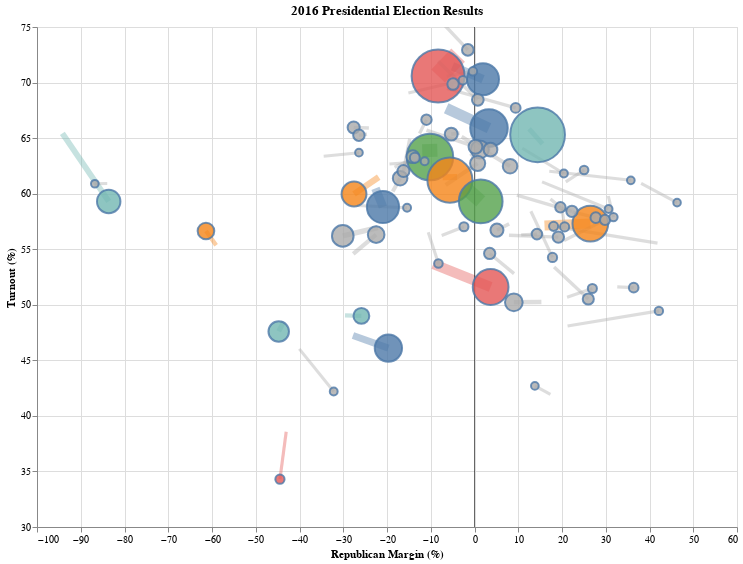

The notebook cell saved with this chart:
### Markdown cell above
# Visualize

### Code cell
#colors = ['blue', 'orange', 'red', 'lightblue', 'grey', 'green'] #range=colors
colors = ['rgb(76, 120, 168)', 'rgb(245, 133, 24)', 'rgb(228, 87, 86)',
    'rgb(114, 183, 178)', 'rgb(84, 162, 75)','#aaa']  #rgb(186, 176, 172) #666
scheme = 'tableau20' #tableau20 'dark2'  scheme = 'category20' category10

plot_df = stvis_df.copy()
plot_df['dem_margin'] = plot_df['dem_margin']*100
plot_df['rep_margin'] = -1*plot_df['dem_margin'] #Flip to R-margin
#plot_df['category'] = plot_df['category'].replace('gender', 'sex') #Technically sex, not gender. Done above
plot_df['turnout'] = plot_df['turnout']*100
plot_df = plot_df.round(2)

# Using dem_margin
# lines = alt.Chart(plot_df).mark_line().encode(
#     x=alt.X('dem_margin'),
#     y=alt.Y('turnout'),
#     detail='group',
#     #color='category',
#     color=alt.Color('category', scale=alt.Scale(range=colors), legend=None),
#     #color=alt.Color('category', scale=alt.Scale(scheme=scheme)),  
#     opacity=alt.value(0.4),
#     strokeWidth=alt.StrokeWidth('num:Q',
#         legend=None,
#         scale=alt.Scale(
#             #domain=[0,100000000],
#             range=[3, 20]
#         )
#     )
# ) #.interactive()

# circles = alt.Chart(plot_df[plot_df.year == 2016]).mark_point().encode(
#     x=alt.X('dem_margin', scale=alt.Scale(domain=[-50, 95]), title='Democratic Margin (%)'),  
#     y=alt.Y('turnout', scale=alt.Scale(zero=False, domain=[30, 75]), title='Turnout (%)'),
#     size= alt.Size('num:Q', scale=alt.Scale(range=[50,3000]), legend=None),  #[50,2000] [25,3000] , legend=None
#     tooltip=[alt.Tooltip('group:N'), alt.Tooltip('dem_margin:Q'),
#         alt.Tooltip('turnout:Q'), alt.Tooltip('num:Q', format=',.0f')],  # format='.1%' .0f
#     opacity=alt.value(0.8), #0.75
#     #fill=alt.Color('dem_margin', scale=alt.Scale(domain=[-0.5,0.5], range=['red','purple','blue']))
#     fill=alt.Color('category', scale=alt.Scale(range=colors)),
#     #fill=alt.Color('category', scale=alt.Scale(scheme=scheme)),
#     #fill=alt.Color('category'),
#     order=alt.Order("num:Q", sort="descending")   
# )

# Using rep_margin, makes more sense because rightward shift = move to the right politically
lines = alt.Chart(plot_df).mark_line().encode(
    x=alt.X('rep_margin'),
    y=alt.Y('turnout'),
    detail='group',
    #color='category',
    color=alt.Color('category', scale=alt.Scale(range=colors), legend=None),
    #color=alt.Color('category', scale=alt.Scale(scheme=scheme)),  
    opacity=alt.value(0.4),
    strokeWidth=alt.StrokeWidth('num:Q',
        legend=None,
        scale=alt.Scale(
            #domain=[0,100000000],
            range=[3, 20]
        )
    )
) #.interactive()

circles = alt.Chart(plot_df[plot_df.year == 2016]).mark_point().encode(
    x=alt.X('rep_margin', scale=alt.Scale(domain=[-95, 50]), title='Republican Margin (%)'),  
    y=alt.Y('turnout', scale=alt.Scale(zero=False, domain=[30, 75]), title='Turnout (%)'),
    size= alt.Size('num:Q', scale=alt.Scale(range=[50,3000]), legend=None),  #[50,2000] [25,3000] , legend=None
    tooltip=[alt.Tooltip('group:N'), alt.Tooltip('rep_margin:Q'),
        alt.Tooltip('turnout:Q'), alt.Tooltip('num:Q', format=',.0f')],  # format='.1%' .0f
    opacity=alt.value(0.8), #0.75
    #fill=alt.Color('dem_margin', scale=alt.Scale(domain=[-0.5,0.5], range=['red','purple','blue']))
    fill=alt.Color('category', scale=alt.Scale(range=colors)),
    #fill=alt.Color('category', scale=alt.Scale(scheme=scheme)),
    #fill=alt.Color('category'),
    order=alt.Order("num:Q", sort="descending")   
)


#https://github.com/altair-viz/altair/issues/1124
zero_axis = pd.DataFrame({'x': [0],'y': [0]}) #
x = alt.Chart(zero_axis).mark_rule().encode(x=alt.X('x:Q'), opacity=alt.value(0.6))
y = alt.Chart(zero_axis).mark_rule().encode(y='y:Q', opacity=alt.value(0.6))

#https://altair-viz.github.io/gallery/bar_chart_with_mean_line.html
# text = circles.mark_text(
# #     align='bottom',
# #     baseline='middle'
# #     dx=3  # Nudges text to right so it doesn't appear on top of the bar
# ).encode(
#     text=alt.Text('group:N'), #, format=".3"
#     size=alt.value(12),
#     fill=alt.value('black')
# )


chart = alt.layer(lines, x, y, circles).properties(
    title='2016 Presidential Election Results',
    background='#fff',
    width=700,
    height=500,
).interactive()


#Output chart
chart.save('onevis.html')

chart
# Think about using mart_trail to make shooting stars?
# https://altair-viz.github.io/gallery/trail_marker.html
# Think about color coding by group too, because you don't need to color by margin -- it's already in the plot!
#Maybe the best visualization is a table??
#So have color coded table with Turnout, Margin, changes in both, and then sort by group size,
#from largest to smallest. So it would start with sex, 
# Or maybe have a "consequence" column that is the total changes in votes +- for that group, and sort by absolute
# value.

#The male/female numbers are correct, at least the turnout.  And it's mathematically impossible
#to have all turnouts for a category beneath all turnouts for another category.  It HAS to be made up 
#somewhere, or at least asymptotically equal to it. 
#So the problem seems to be the county data aggregation I did.

### Figure 1 — Vega-Lite specification as saved in the notebook (floating-point values rounded to 4 significant figures; data arrays with more than 128 entries replaced by an {"elided": "..."} marker saying what was removed)
{"config": {"view": {"continuousWidth": 400, "continuousHeight": 300}}, "layer": [{"data": {"name": "data-73ececd124a914c9ccbc73fb2f6f70a8"}, "mark": "line", "encoding": {"color": {"type": "nominal", "field": "category", "legend": null, "scale": {"range": ["rgb(76, 120, 168)", "rgb(245, 133, 24)", "rgb(228, 87, 86)", "rgb(114, 183, 178)", "rgb(84, 162, 75)", "#aaa"]}}, "detail": {"type": "nominal", "field": "group"}, "opacity": {"value": 0.4}, "strokeWidth": {"type": "quantitative", "field": "num", "legend": null, "scale": {"range": [3, 20]}}, "x": {"type": "quantitative", "field": "rep_margin"}, "y": {"type": "quantitative", "field": "turnout"}}, "selection": {"selector001": {"type": "interval", "bind": "scales", "encodings": ["x", "y"]}}}, {"data": {"name": "data-632f61fef1e2fccc41daf02461a934b2"}, "mark": "rule", "encoding": {"opacity": {"value": 0.6}, "x": {"type": "quantitative", "field": "x"}}}, {"data": {"name": "data-632f61fef1e2fccc41daf02461a934b2"}, "mark": "rule", "encoding": {"opacity": {"value": 0.6}, "y": {"type": "quantitative", "field": "y"}}}, {"data": {"name": "data-c2e44d1b1b61dcc78c376c59ded56765"}, "mark": "point", "encoding": {"fill": {"type": "nominal", "field": "category", "scale": {"range": ["rgb(76, 120, 168)", "rgb(245, 133, 24)", "rgb(228, 87, 86)", "rgb(114, 183, 178)", "rgb(84, 162, 75)", "#aaa"]}}, "opacity": {"value": 0.8}, "order": {"type": "quantitative", "field": "num", "sort": "descending"}, "size": {"type": "quantitative", "field": "num", "legend": null, "scale": {"range": [50, 3000]}}, "tooltip": [{"type": "nominal", "field": "group"}, {"type": "quantitative", "field": "rep_margin"}, {"type": "quantitative", "field": "turnout"}, {"type": "quantitative", "field": "num", "format": ",.0f"}], "x": {"type": "quantitative", "field": "rep_margin", "scale": {"domain": [-95, 50]}, "title": "Republican Margin (%)"}, "y": {"type": "quantitative", "field": "turnout", "scale": {"domain": [30, 75], "zero": false}, "title": "Turnout (%)"}}}], "background": "#fff", "height": 500, "title": "2016 Presidential Election Results", "width": 700, "$schema": "https://vega.github.io/schema/vega-lite/v4.8.1.json", "datasets": {"data-73ececd124a914c9ccbc73fb2f6f70a8": {"elided": "136 records"}, "data-632f61fef1e2fccc41daf02461a934b2": [{"x": 0, "y": 0}], "data-c2e44d1b1b61dcc78c376c59ded56765": [{"category": "state", "group": "AK", "dem_margin": -13.8, "turnout": 42.7, "year": 2016, "num": 325700.0, "rep_margin": 13.8}, {"category": "state", "group": "AL", "dem_margin": -27.72, "turnout": 57.84, "year": 2016, "num": 2123000.0, "rep_margin": 27.72}, {"category": "state", "group": "AR", "dem_margin": -26.94, "turnout": 51.46, "year": 2016, "num": 1130000.0, "rep_margin": 26.94}, {"category": "state", "group": "AZ", "dem_margin": -3.47, "turnout": 54.62, "year": 2016, "num": 2629000.0, "rep_margin": 3.47}, {"category": "state", "group": "CA", "dem_margin": 30.11, "turnout": 56.2, "year": 2016, "num": 14180000.0, "rep_margin": -30.11}, {"category": "state", "group": "CO", "dem_margin": 4.9, "turnout": 69.86, "year": 2016, "num": 2780000.0, "rep_margin": -4.9}, {"category": "state", "group": "CT", "dem_margin": 13.64, "turnout": 63.24, "year": 2016, "num": 1645000.0, "rep_margin": -13.64}, {"category": "state", "group": "DC", "dem_margin": 86.78, "turnout": 60.89, "year": 2016, "num": 311300.0, "rep_margin": -86.78}, {"category": "state", "group": "DE", "dem_margin": 11.39, "turnout": 62.92, "year": 2016, "num": 443000.0, "rep_margin": -11.39}, {"category": "state", "group": "FL", "dem_margin": -1.2, "turnout": 63.98, "year": 2016, "num": 9420000.0, "rep_margin": 1.2}, {"category": "state", "group": "GA", "dem_margin": -5.13, "turnout": 56.72, "year": 2016, "num": 4115000.0, "rep_margin": 5.13}, {"category": "state", "group": "HI", "dem_margin": 32.18, "turnout": 42.2, "year": 2016, "num": 428900.0, "rep_margin": -32.18}, {"category": "state", "group": "IA", "dem_margin": -9.41, "turnout": 67.72, "year": 2016, "num": 1566000.0, "rep_margin": 9.41}, {"category": "state", "group": "ID", "dem_margin": -31.76, "turnout": 57.89, "year": 2016, "num": 690400.0, "rep_margin": 31.76}, {"category": "state", "group": "IL", "dem_margin": 17.0, "turnout": 61.39, "year": 2016, "num": 5559000.0, "rep_margin": -17.0}, {"category": "state", "group": "IN", "dem_margin": -19.17, "turnout": 56.09, "year": 2016, "num": 2735000.0, "rep_margin": 19.17}, {"category": "state", "group": "KS", "dem_margin": -20.6, "turnout": 57.01, "year": 2016, "num": 1184000.0, "rep_margin": 20.6}, {"category": "state", "group": "KY", "dem_margin": -29.84, "turnout": 57.64, "year": 2016, "num": 1924000.0, "rep_margin": 29.84}, {"category": "state", "group": "LA", "dem_margin": -19.64, "turnout": 58.77, "year": 2016, "num": 2029000.0, "rep_margin": 19.64}, {"category": "state", "group": "MA", "dem_margin": 27.62, "turnout": 65.96, "year": 2016, "num": 3275000.0, "rep_margin": -27.62}, {"category": "state", "group": "MD", "dem_margin": 26.42, "turnout": 65.26, "year": 2016, "num": 2781000.0, "rep_margin": -26.42}, {"category": "state", "group": "ME", "dem_margin": 2.66, "turnout": 70.21, "year": 2016, "num": 743900.0, "rep_margin": -2.66}, {"category": "state", "group": "MI", "dem_margin": -0.22, "turnout": 64.22, "year": 2016, "num": 4799000.0, "rep_margin": 0.22}, {"category": "state", "group": "MN", "dem_margin": 1.52, "turnout": 72.94, "year": 2016, "num": 2945000.0, "rep_margin": -1.52}, {"category": "state", "group": "MO", "dem_margin": -22.27, "turnout": 58.41, "year": 2016, "num": 2679000.0, "rep_margin": 22.27}, {"category": "state", "group": "MS", "dem_margin": -17.83, "turnout": 54.26, "year": 2016, "num": 1209000.0, "rep_margin": 17.83}, {"category": "state", "group": "MT", "dem_margin": -20.42, "turnout": 61.81, "year": 2016, "num": 497100.0, "rep_margin": 20.42}, {"category": "state", "group": "NC", "dem_margin": -3.66, "turnout": 63.96, "year": 2016, "num": 4742000.0, "rep_margin": 3.66}, {"category": "state", "group": "ND", "dem_margin": -35.73, "turnout": 61.2, "year": 2016, "num": 344400.0, "rep_margin": 35.73}, {"category": "state", "group": "NE", "dem_margin": -25.05, "turnout": 62.13, "year": 2016, "num": 844200.0, "rep_margin": 25.05}, {"category": "state", "group": "NH", "dem_margin": 0.37, "turnout": 71.01, "year": 2016, "num": 744300.0, "rep_margin": -0.37}, {"category": "state", "group": "NJ", "dem_margin": 14.1, "turnout": 63.33, "year": 2016, "num": 3874000.0, "rep_margin": -14.1}, {"category": "state", "group": "NM", "dem_margin": 8.24, "turnout": 53.72, "year": 2016, "num": 797800.0, "rep_margin": -8.24}, {"category": "state", "group": "NV", "dem_margin": 2.42, "turnout": 57.02, "year": 2016, "num": 1125000.0, "rep_margin": -2.42}, {"category": "state", "group": "NY", "dem_margin": 22.48, "turnout": 56.31, "year": 2016, "num": 7707000.0, "rep_margin": -22.48}, {"category": "state", "group": "OH", "dem_margin": -8.13, "turnout": 62.47, "year": 2016, "num": 5496000.0, "rep_margin": 8.13}, {"category": "state", "group": "OK", "dem_margin": -36.39, "turnout": 51.54, "year": 2016, "num": 1453000.0, "rep_margin": 36.39}, {"category": "state", "group": "OR", "dem_margin": 10.98, "turnout": 66.66, "year": 2016, "num": 2001000.0, "rep_margin": -10.98}, {"category": "state", "group": "PA", "dem_margin": -0.72, "turnout": 62.73, "year": 2016, "num": 6115000.0, "rep_margin": 0.72}, {"category": "state", "group": "RI", "dem_margin": 15.41, "turnout": 58.73, "year": 2016, "num": 463400.0, "rep_margin": -15.41}, {"category": "state", "group": "SC", "dem_margin": -14.27, "turnout": 56.36, "year": 2016, "num": 2103000.0, "rep_margin": 14.27}, {"category": "state", "group": "SD", "dem_margin": -30.65, "turnout": 58.62, "year": 2016, "num": 367200.0, "rep_margin": 30.65}, {"category": "state", "group": "TN", "dem_margin": -26.01, "turnout": 50.52, "year": 2016, "num": 2508000.0, "rep_margin": 26.01}, {"category": "state", "group": "TX", "dem_margin": -8.99, "turnout": 50.22, "year": 2016, "num": 8969000.0, "rep_margin": 8.99}, {"category": "state", "group": "UT", "dem_margin": -18.08, "turnout": 57.06, "year": 2016, "num": 1131000.0, "rep_margin": 18.08}, {"category": "state", "group": "VA", "dem_margin": 5.32, "turnout": 65.36, "year": 2016, "num": 3985000.0, "rep_margin": -5.32}, {"category": "state", "group": "VT", "dem_margin": 26.41, "turnout": 63.69, "year": 2016, "num": 315100.0, "rep_margin": -26.41}, {"category": "state", "group": "WA", "dem_margin": 16.23, "turnout": 62.03, "year": 2016, "num": 3209000.0, "rep_margin": -16.23}, {"category": "state", "group": "WI", "dem_margin": -0.76, "turnout": 68.45, "year": 2016, "num": 2976000.0, "rep_margin": 0.76}, {"category": "state", "group": "WV", "dem_margin": -42.15, "turnout": 49.45, "year": 2016, "num": 713100.0, "rep_margin": 42.15}, {"category": "state", "group": "WY", "dem_margin": -46.3, "turnout": 59.19, "year": 2016, "num": 255800.0, "rep_margin": 46.3}, {"category": "race", "group": "Non-Hispanic White", "dem_margin": -14.42, "turnout": 65.3, "year": 2016, "num": 100200000.0, "rep_margin": 14.42}, {"category": "race", "group": "Non-Hispanic Black", "dem_margin": 83.61, "turnout": 59.3, "year": 2016, "num": 16950000.0, "rep_margin": -83.61}, {"category": "race", "group": "Hispanic", "dem_margin": 44.75, "turnout": 47.6, "year": 2016, "num": 12570000.0, "rep_margin": -44.75}, {"category": "race", "group": "Other", "dem_margin": 25.85, "turnout": 49.0, "year": 2016, "num": 6834000.0, "rep_margin": -25.85}, {"category": "sex", "group": "male", "dem_margin": -1.42, "turnout": 59.3, "year": 2016, "num": 63250000.0, "rep_margin": 1.42}, {"category": "sex", "group": "female", "dem_margin": 10.18, "turnout": 63.3, "year": 2016, "num": 71720000.0, "rep_margin": -10.18}, {"category": "age", "group": "17 - 29", "dem_margin": 19.68, "turnout": 46.1, "year": 2016, "num": 23690000.0, "rep_margin": -19.68}, {"category": "age", "group": "30 - 44", "dem_margin": 20.92, "turnout": 58.8, "year": 2016, "num": 33570000.0, "rep_margin": -20.92}, {"category": "age", "group": "45 - 59", "dem_margin": -3.31, "turnout": 65.9, "year": 2016, "num": 46220000.0, "rep_margin": 3.31}, {"category": "age", "group": "60 +", "dem_margin": -1.94, "turnout": 70.3, "year": 2016, "num": 33180000.0, "rep_margin": 1.94}, {"category": "education", "group": "Less Than High School", "dem_margin": 44.47, "turnout": 34.3, "year": 2016, "num": 1189000.0, "rep_margin": -44.47}, {"category": "education", "group": "High School Grad", "dem_margin": -3.69, "turnout": 51.6, "year": 2016, "num": 41750000.0, "rep_margin": 3.69}, {"category": "education", "group": "Some College to Post-Graduate", "dem_margin": 8.32, "turnout": 70.59, "year": 2016, "num": 93730000.0, "rep_margin": -8.32}, {"category": "density", "group": "High Density", "dem_margin": 61.38, "turnout": 56.64, "year": 2016, "num": 7739000.0, "rep_margin": -61.38}, {"category": "density", "group": "Low Density", "dem_margin": 5.62, "turnout": 61.22, "year": 2016, "num": 67310000.0, "rep_margin": -5.62}, {"category": "density", "group": "Medium Density", "dem_margin": 27.54, "turnout": 59.97, "year": 2016, "num": 19360000.0, "rep_margin": -27.54}, {"category": "density", "group": "Very Low Density", "dem_margin": -26.48, "turnout": 57.31, "year": 2016, "num": 41660000.0, "rep_margin": 26.48}]}}
